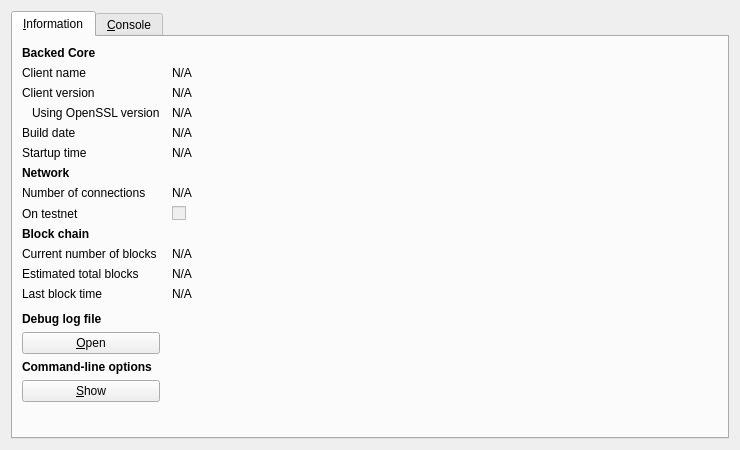
<?xml version="1.0" encoding="UTF-8"?>
<ui version="4.0">
 <class>RPCConsole</class>
 <widget class="QDialog" name="RPCConsole">
  <property name="geometry">
   <rect>
    <x>0</x>
    <y>0</y>
    <width>740</width>
    <height>450</height>
   </rect>
  </property>
  <property name="windowTitle">
   <string>Backed - Debug window</string>
  </property>
  <layout class="QVBoxLayout" name="verticalLayout_2">
   <item>
    <widget class="QTabWidget" name="tabWidget">
     <property name="currentIndex">
      <number>0</number>
     </property>
     <widget class="QWidget" name="tab_info">
      <attribute name="title">
       <string>&amp;Information</string>
      </attribute>
      <layout class="QGridLayout" name="gridLayout" columnstretch="0,1">
       <property name="horizontalSpacing">
        <number>12</number>
       </property>
       <item row="0" column="0">
        <widget class="QLabel" name="label_9">
         <property name="font">
          <font>
           <weight>75</weight>
           <bold>true</bold>
          </font>
         </property>
         <property name="text">
          <string>Backed Core</string>
         </property>
        </widget>
       </item>
       <item row="1" column="0">
        <widget class="QLabel" name="label_5">
         <property name="text">
          <string>Client name</string>
         </property>
        </widget>
       </item>
       <item row="1" column="1">
        <widget class="QLabel" name="clientName">
         <property name="cursor">
          <cursorShape>IBeamCursor</cursorShape>
         </property>
         <property name="text">
          <string>N/A</string>
         </property>
         <property name="textFormat">
          <enum>Qt::PlainText</enum>
         </property>
         <property name="textInteractionFlags">
          <set>Qt::LinksAccessibleByMouse|Qt::TextSelectableByKeyboard|Qt::TextSelectableByMouse</set>
         </property>
        </widget>
       </item>
       <item row="2" column="0">
        <widget class="QLabel" name="label_6">
         <property name="text">
          <string>Client version</string>
         </property>
        </widget>
       </item>
       <item row="2" column="1">
        <widget class="QLabel" name="clientVersion">
         <property name="cursor">
          <cursorShape>IBeamCursor</cursorShape>
         </property>
         <property name="text">
          <string>N/A</string>
         </property>
         <property name="textFormat">
          <enum>Qt::PlainText</enum>
         </property>
         <property name="textInteractionFlags">
          <set>Qt::LinksAccessibleByMouse|Qt::TextSelectableByKeyboard|Qt::TextSelectableByMouse</set>
         </property>
        </widget>
       </item>
       <item row="3" column="0">
        <widget class="QLabel" name="label_14">
         <property name="text">
          <string>Using OpenSSL version</string>
         </property>
         <property name="indent">
          <number>10</number>
         </property>
        </widget>
       </item>
       <item row="3" column="1">
        <widget class="QLabel" name="openSSLVersion">
         <property name="cursor">
          <cursorShape>IBeamCursor</cursorShape>
         </property>
         <property name="text">
          <string>N/A</string>
         </property>
         <property name="textFormat">
          <enum>Qt::PlainText</enum>
         </property>
         <property name="textInteractionFlags">
          <set>Qt::LinksAccessibleByMouse|Qt::TextSelectableByKeyboard|Qt::TextSelectableByMouse</set>
         </property>
        </widget>
       </item>
       <item row="4" column="0">
        <widget class="QLabel" name="label_12">
         <property name="text">
          <string>Build date</string>
         </property>
        </widget>
       </item>
       <item row="4" column="1">
        <widget class="QLabel" name="buildDate">
         <property name="cursor">
          <cursorShape>IBeamCursor</cursorShape>
         </property>
         <property name="text">
          <string>N/A</string>
         </property>
         <property name="textFormat">
          <enum>Qt::PlainText</enum>
         </property>
         <property name="textInteractionFlags">
          <set>Qt::LinksAccessibleByMouse|Qt::TextSelectableByKeyboard|Qt::TextSelectableByMouse</set>
         </property>
        </widget>
       </item>
       <item row="5" column="0">
        <widget class="QLabel" name="label_13">
         <property name="text">
          <string>Startup time</string>
         </property>
        </widget>
       </item>
       <item row="5" column="1">
        <widget class="QLabel" name="startupTime">
         <property name="cursor">
          <cursorShape>IBeamCursor</cursorShape>
         </property>
         <property name="text">
          <string>N/A</string>
         </property>
         <property name="textFormat">
          <enum>Qt::PlainText</enum>
         </property>
         <property name="textInteractionFlags">
          <set>Qt::LinksAccessibleByMouse|Qt::TextSelectableByKeyboard|Qt::TextSelectableByMouse</set>
         </property>
        </widget>
       </item>
       <item row="6" column="0">
        <widget class="QLabel" name="label_11">
         <property name="font">
          <font>
           <weight>75</weight>
           <bold>true</bold>
          </font>
         </property>
         <property name="text">
          <string>Network</string>
         </property>
        </widget>
       </item>
       <item row="7" column="0">
        <widget class="QLabel" name="label_7">
         <property name="text">
          <string>Number of connections</string>
         </property>
        </widget>
       </item>
       <item row="7" column="1">
        <widget class="QLabel" name="numberOfConnections">
         <property name="cursor">
          <cursorShape>IBeamCursor</cursorShape>
         </property>
         <property name="text">
          <string>N/A</string>
         </property>
         <property name="textFormat">
          <enum>Qt::PlainText</enum>
         </property>
         <property name="textInteractionFlags">
          <set>Qt::LinksAccessibleByMouse|Qt::TextSelectableByKeyboard|Qt::TextSelectableByMouse</set>
         </property>
        </widget>
       </item>
       <item row="8" column="0">
        <widget class="QLabel" name="label_8">
         <property name="text">
          <string>On testnet</string>
         </property>
        </widget>
       </item>
       <item row="8" column="1">
        <widget class="QCheckBox" name="isTestNet">
         <property name="enabled">
          <bool>false</bool>
         </property>
         <property name="text">
          <string/>
         </property>
        </widget>
       </item>
       <item row="9" column="0">
        <widget class="QLabel" name="label_10">
         <property name="font">
          <font>
           <weight>75</weight>
           <bold>true</bold>
          </font>
         </property>
         <property name="text">
          <string>Block chain</string>
         </property>
        </widget>
       </item>
       <item row="10" column="0">
        <widget class="QLabel" name="label_3">
         <property name="text">
          <string>Current number of blocks</string>
         </property>
        </widget>
       </item>
       <item row="10" column="1">
        <widget class="QLabel" name="numberOfBlocks">
         <property name="cursor">
          <cursorShape>IBeamCursor</cursorShape>
         </property>
         <property name="text">
          <string>N/A</string>
         </property>
         <property name="textFormat">
          <enum>Qt::PlainText</enum>
         </property>
         <property name="textInteractionFlags">
          <set>Qt::LinksAccessibleByMouse|Qt::TextSelectableByKeyboard|Qt::TextSelectableByMouse</set>
         </property>
        </widget>
       </item>
       <item row="11" column="0">
        <widget class="QLabel" name="label_4">
         <property name="text">
          <string>Estimated total blocks</string>
         </property>
        </widget>
       </item>
       <item row="11" column="1">
        <widget class="QLabel" name="totalBlocks">
         <property name="cursor">
          <cursorShape>IBeamCursor</cursorShape>
         </property>
         <property name="text">
          <string>N/A</string>
         </property>
         <property name="textFormat">
          <enum>Qt::PlainText</enum>
         </property>
         <property name="textInteractionFlags">
          <set>Qt::LinksAccessibleByMouse|Qt::TextSelectableByKeyboard|Qt::TextSelectableByMouse</set>
         </property>
        </widget>
       </item>
       <item row="12" column="0">
        <widget class="QLabel" name="label_2">
         <property name="text">
          <string>Last block time</string>
         </property>
        </widget>
       </item>
       <item row="12" column="1">
        <widget class="QLabel" name="lastBlockTime">
         <property name="cursor">
          <cursorShape>IBeamCursor</cursorShape>
         </property>
         <property name="text">
          <string>N/A</string>
         </property>
         <property name="textFormat">
          <enum>Qt::PlainText</enum>
         </property>
         <property name="textInteractionFlags">
          <set>Qt::LinksAccessibleByMouse|Qt::TextSelectableByKeyboard|Qt::TextSelectableByMouse</set>
         </property>
        </widget>
       </item>
       <item row="13" column="0">
        <spacer name="verticalSpacer_2">
         <property name="orientation">
          <enum>Qt::Vertical</enum>
         </property>
         <property name="sizeHint" stdset="0">
          <size>
           <width>20</width>
           <height>20</height>
          </size>
         </property>
        </spacer>
       </item>
       <item row="14" column="0">
        <widget class="QLabel" name="labelDebugLogfile">
         <property name="font">
          <font>
           <weight>75</weight>
           <bold>true</bold>
          </font>
         </property>
         <property name="text">
          <string>Debug log file</string>
         </property>
        </widget>
       </item>
       <item row="15" column="0">
        <widget class="QPushButton" name="openDebugLogfileButton">
         <property name="toolTip">
          <string>Open the Backed debug log file from the current data directory. This can take a few seconds for large log files.</string>
         </property>
         <property name="text">
          <string>&amp;Open</string>
         </property>
         <property name="autoDefault">
          <bool>false</bool>
         </property>
        </widget>
       </item>
       <item row="16" column="0">
        <widget class="QLabel" name="labelCLOptions">
         <property name="font">
          <font>
           <weight>75</weight>
           <bold>true</bold>
          </font>
         </property>
         <property name="text">
          <string>Command-line options</string>
         </property>
        </widget>
       </item>
       <item row="17" column="0">
        <widget class="QPushButton" name="showCLOptionsButton">
         <property name="toolTip">
          <string>Show the Backed-Qt help message to get a list with possible Backed command-line options.</string>
         </property>
         <property name="text">
          <string>&amp;Show</string>
         </property>
         <property name="autoDefault">
          <bool>false</bool>
         </property>
        </widget>
       </item>
       <item row="18" column="0">
        <spacer name="verticalSpacer">
         <property name="orientation">
          <enum>Qt::Vertical</enum>
         </property>
         <property name="sizeHint" stdset="0">
          <size>
           <width>20</width>
           <height>40</height>
          </size>
         </property>
        </spacer>
       </item>
      </layout>
     </widget>
     <widget class="QWidget" name="tab_console">
      <attribute name="title">
       <string>&amp;Console</string>
      </attribute>
      <layout class="QVBoxLayout" name="verticalLayout_3">
       <property name="spacing">
        <number>3</number>
       </property>
       <item>
        <widget class="QTextEdit" name="messagesWidget">
         <property name="minimumSize">
          <size>
           <width>0</width>
           <height>100</height>
          </size>
         </property>
         <property name="readOnly">
          <bool>true</bool>
         </property>
         <property name="tabKeyNavigation" stdset="0">
          <bool>false</bool>
         </property>
         <property name="columnCount" stdset="0">
          <number>2</number>
         </property>
        </widget>
       </item>
       <item>
        <layout class="QHBoxLayout" name="horizontalLayout">
         <property name="spacing">
          <number>3</number>
         </property>
         <item>
          <widget class="QLabel" name="label">
           <property name="text">
            <string notr="true">&gt;</string>
           </property>
          </widget>
         </item>
         <item>
          <widget class="QLineEdit" name="lineEdit"/>
         </item>
         <item>
          <widget class="QPushButton" name="clearButton">
           <property name="maximumSize">
            <size>
             <width>24</width>
             <height>24</height>
            </size>
           </property>
           <property name="toolTip">
            <string>Clear console</string>
           </property>
           <property name="text">
            <string/>
           </property>
           <property name="icon">
            <iconset resource="../bitcoin.qrc">
             <normaloff>:/icons/remove</normaloff>:/icons/remove</iconset>
           </property>
           <property name="shortcut">
            <string notr="true">Ctrl+L</string>
           </property>
           <property name="autoDefault">
            <bool>false</bool>
           </property>
          </widget>
         </item>
        </layout>
       </item>
      </layout>
     </widget>
    </widget>
   </item>
  </layout>
 </widget>
 <resources>
  <include location="../bitcoin.qrc"/>
 </resources>
 <connections/>
</ui>
